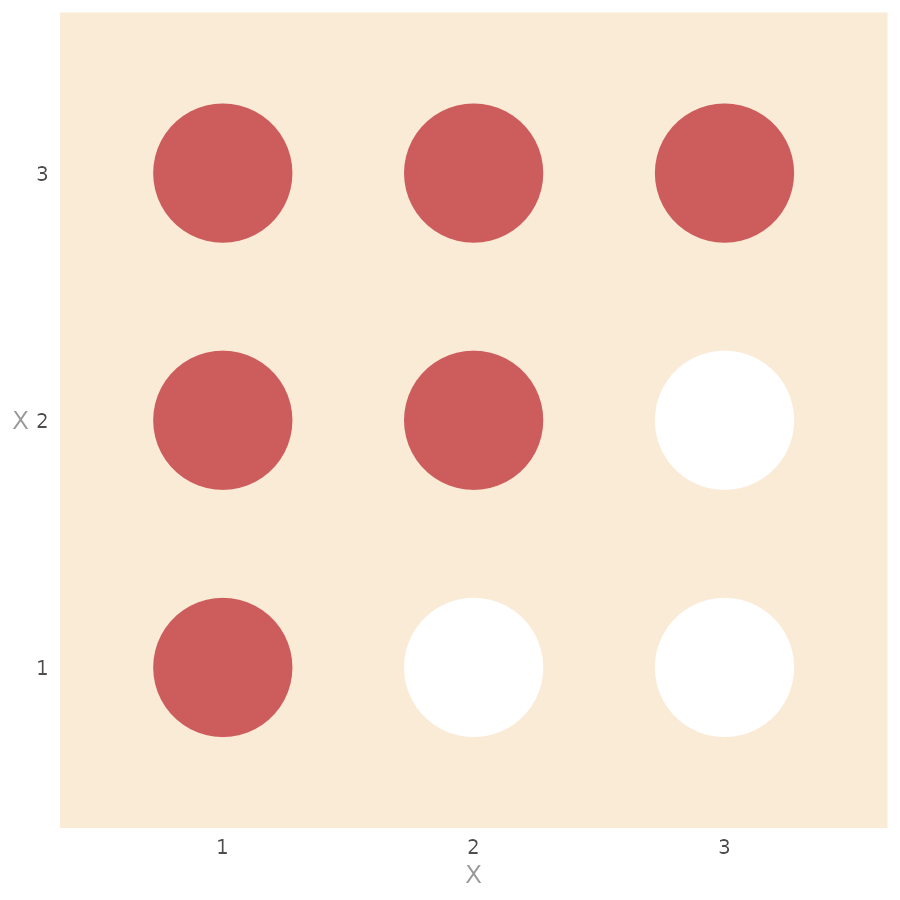

Recreate this plot in R.
source("./figures/defaults.R")

df_relation <- expand.grid(x = 1:3, y = 1:3)
df_relation$rel <- df_relation$x <= df_relation$y

p <- ggplot(df_relation, aes(x, y, col = factor(rel))) +
  geom_point(size = 15) +
  scale_x_continuous(breaks = 1:3, limits = c(0.5, 3.5)) +
  scale_y_continuous(breaks = 1:3, limits = c(0.5, 3.5)) +
  scale_color_manual(values = c("white", "indianred")) +
  labs(x = "X", y = "X") +
  guides(col = "none") +
  clean_theme +
  theme(panel.background = element_rect(fill = "antiquewhite"),
        panel.border = element_blank(),
        axis.title.y = element_text(angle = 0, vjust = 0.5),
        axis.title = element_text(colour = "grey60"))

ggsave("./figures/relations.png", p, dpi = 300,
       width = def_height, height = def_height, units = "in")
